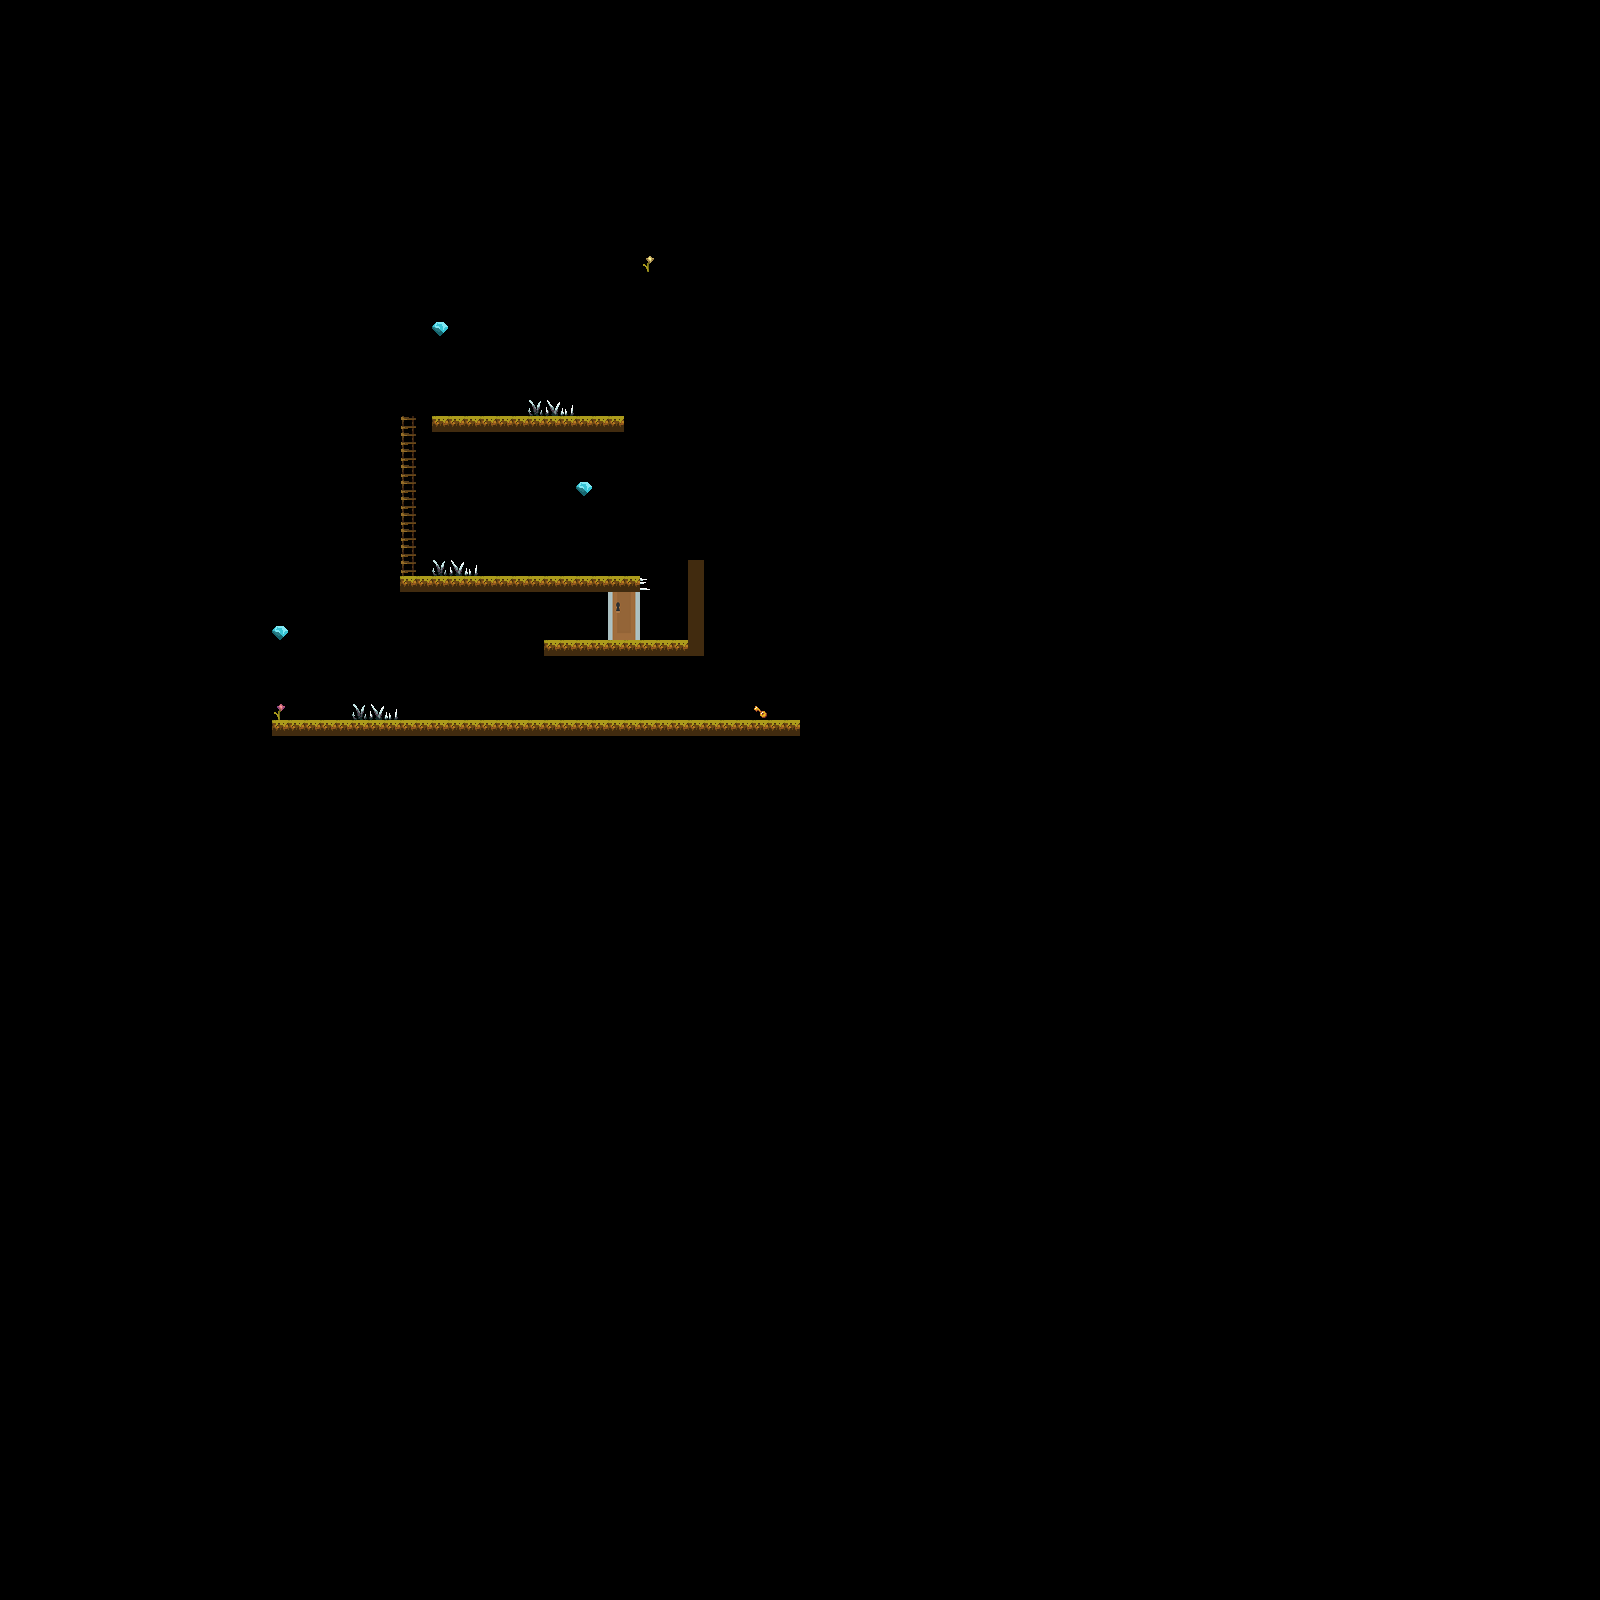

The image is a tile-based game level rendered from a .tmx file. Its description and source (layers, tilesets, objects; grid data summarised) follow:
An orthogonal 100x100 tile map with 16x16 px tiles, 13 tile layers (Checkpoints, Coins, Hearts, Don't Touch, ...), 6 tilesets and 2 objects.

<map version="1.5" tiledversion="1.5.0" orientation="orthogonal" renderorder="left-down" width="100" height="100" tilewidth="16" tileheight="16" infinite="0" nextlayerid="16" nextobjectid="3">
 <tileset firstgid="1" name="Enviroment" tilewidth="16" tileheight="16" tilecount="1170" columns="45">
  <image source="../../images/Environment/Kauzz Forest Tiles/Enviroment.png" width="724" height="416" />
 </tileset>
 <tileset firstgid="1171" source="../../images/Animated Tiles/Diamond.tsx" />
 <tileset firstgid="1184" name="Country_village_props" tilewidth="16" tileheight="16" tilecount="252" columns="21">
  <image source="../../images/Environment/Country-village_asset_pack/1_Tileset &amp; props/Country_village_props.png" width="336" height="192" />
 </tileset>
 <tileset firstgid="1436" name="Door and key" tilewidth="32" tileheight="48" tilecount="1" columns="0">
  <grid orientation="orthogonal" width="1" height="1" />
  <tile id="2">
   <image width="32" height="48" source="../../images/Environment/doorClosed_mid.png" />
  </tile>
 </tileset>
 <tileset firstgid="1441" name="tiny_consumables" tilewidth="16" tileheight="16" tilecount="18" columns="6">
  <image source="../../images/Environment/tiny_consumables.png" width="96" height="48" />
 </tileset>
 <tileset firstgid="1459" name="mainlevbuild" tilewidth="16" tileheight="16" tilecount="4096" columns="64">
  <image source="../../images/Environment/PFantasy_SET1_v1.0/mainlevbuild.png" width="1024" height="1024" />
 </tileset>
 <layer id="4" name="Checkpoints" width="100" height="100">
  <data>[10000 cells, 0 non-empty, 0 distinct tile ids]</data>
 </layer>
 <layer id="5" name="Coins" width="100" height="100">
  <data>[10000 cells, 3 non-empty, 1 distinct tile ids]</data>
 </layer>
 <layer id="6" name="Hearts" width="100" height="100">
  <data>[10000 cells, 0 non-empty, 0 distinct tile ids]</data>
 </layer>
 <layer id="7" name="Don't Touch" width="100" height="100">
  <data>[10000 cells, 10 non-empty, 4 distinct tile ids]</data>
 </layer>
 <layer id="8" name="Golden key" width="100" height="100">
  <data>[10000 cells, 1 non-empty, 1 distinct tile ids]</data>
 </layer>
 <layer id="9" name="Golden door" width="100" height="100">
  <data>[10000 cells, 1 non-empty, 1 distinct tile ids]</data>
 </layer>
 <layer id="10" name="Exit" width="100" height="100">
  <data>[10000 cells, 1 non-empty, 1 distinct tile ids]</data>
 </layer>
 <layer id="11" name="Enemy 1" width="100" height="100">
  <data>[10000 cells, 0 non-empty, 0 distinct tile ids]</data>
 </layer>
 <layer id="12" name="Enemy 0" width="100" height="100">
  <data>[10000 cells, 0 non-empty, 0 distinct tile ids]</data>
 </layer>
 <layer id="13" name="Spawn" width="100" height="100">
  <data>[10000 cells, 1 non-empty, 1 distinct tile ids]</data>
 </layer>
 <objectgroup id="14" name="Enemies" />
 <objectgroup id="3" name="Moving platforms">
  <object id="1" gid="3" x="624" y="432" width="16" height="16">
   <properties>
    <property name="boundary_bottom" type="float" value="1752" />
    <property name="boundary_top" type="float" value="1992" />
    <property name="change_y" type="float" value="1" />
   </properties>
  </object>
  <object id="2" gid="3" x="640" y="432" width="16" height="16">
   <properties>
    <property name="boundary_bottom" type="float" value="1752" />
    <property name="boundary_top" type="float" value="1992" />
    <property name="change_y" type="float" value="1" />
   </properties>
  </object>
 </objectgroup>
 <layer id="2" name="Platforms" width="100" height="100">
  <data>[10000 cells, 75 non-empty, 2 distinct tile ids]</data>
 </layer>
 <layer id="1" name="Ladders" width="100" height="100">
  <data>[10000 cells, 10 non-empty, 1 distinct tile ids]</data>
 </layer>
 <layer id="15" name="Foreground 1" width="100" height="100">
  <data>[10000 cells, 0 non-empty, 0 distinct tile ids]</data>
 </layer>
</map>
